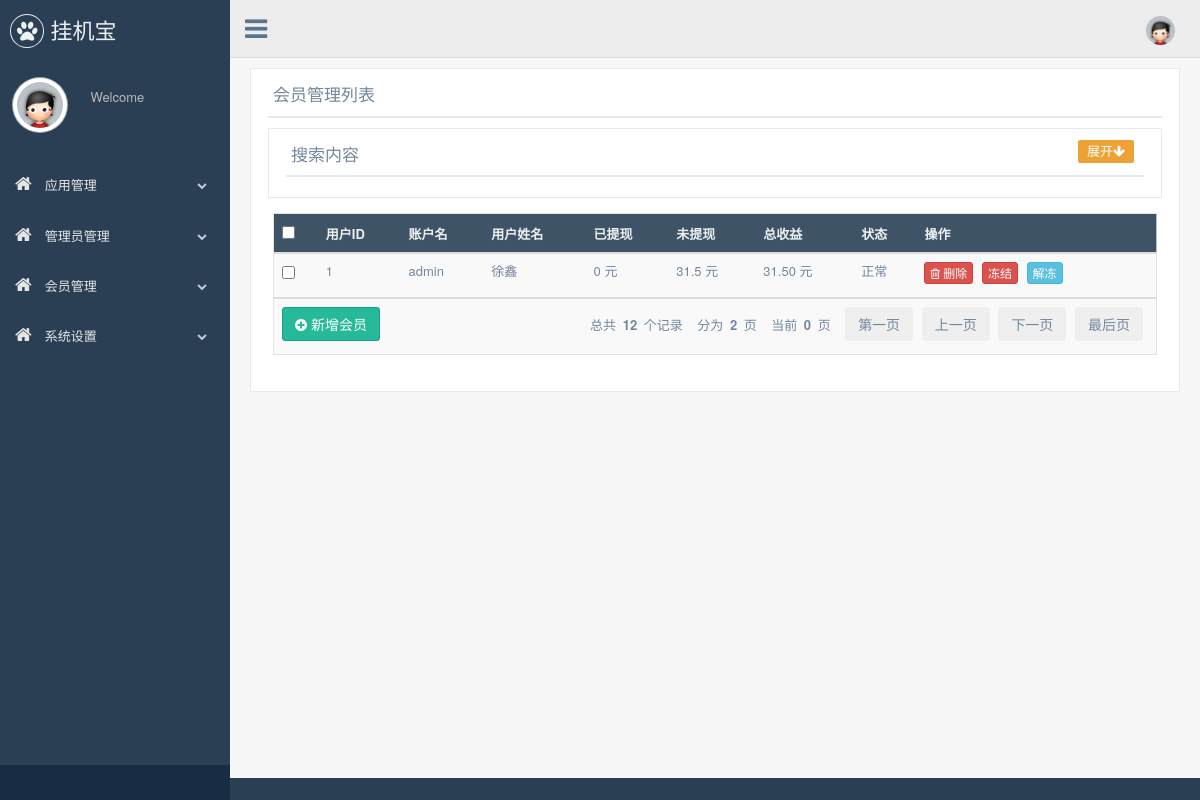
/back-end/memberlist1.php?mobile=admin, run on the app's committed database.
### tables this page shows
CREATE TABLE `users` (
  `id` int(6) NOT NULL AUTO_INCREMENT,
  `username` varchar(20) NOT NULL,
  `password` varchar(25) NOT NULL,
  `idcard` char(18) DEFAULT NULL,
  `alipayaccount` varchar(30) DEFAULT NULL,
  `alipayname` varchar(15) DEFAULT NULL,
  `bankaccount` char(19) DEFAULT NULL,
  `bankplace` varchar(25) DEFAULT NULL,
  `token` char(32) DEFAULT NULL,
  `state` int(1) NOT NULL DEFAULT '1',
  PRIMARY KEY (`id`)
);

### back-end/memberlist1.php (the view, shortened to what this page needs)
<!DOCTYPE html>
<html lang="en">
<head>
    <link href="bootstrap/css/bootstrap.min.css" rel="stylesheet">
    <link href="font-awesome/css/font-awesome.min.css" rel="stylesheet">
    <link href="new_admin/vendors/nprogress/nprogress.css" rel="stylesheet">
    <link href="new_admin/vendors/iCheck/green.css" rel="stylesheet">
    <link href="new_admin/builde/css/custom.min.css" rel="stylesheet">
</head>
<body class="nav-md">
    <div class="container body">
        <div class="main_container">
            <div class="col-md-3 left_col">
                <div class="left_col scroll-view">
                    <div class="navbar nav_title" style="border: 0;">
                        <a href="index.html" class="site_title"><i class="fa fa-paw"></i> <span>挂机宝</span></a>
                    </div>
                    <div class="profile clearfix">
                        <div class="profile_pic">
                            <img src="img/noavatar_middle.gif" alt="..." class="img-circle profile_img">
                        </div>
                        <div class="profile_info">
                            <span>Welcome </span>
                        </div>
                    </div>
                    <br />
                    <div id="sidebar-menu" class="main_menu_side hidden-print main_menu">
                        <div class="menu_section">
                            <ul class="nav side-menu">
                                <li><a><i class="fa fa-home"></i> 应用管理 <span class="fa fa-chevron-down"></span></a>
                                </li>
                                <li><a><i class="fa fa-home"></i> 管理员管理 <span class="fa fa-chevron-down"></span></a>
                                </li>
                                <li><a><i class="fa fa-home"></i> 会员管理 <span class="fa fa-chevron-down"></span></a>
                                </li>
                                <li><a><i class="fa fa-home"></i> 系统设置 <span class="fa fa-chevron-down"></span></a>
                                </li>
                            </ul>
                        </div>
                    </div>
                    <div class="sidebar-footer hidden-small">
                        <a data-toggle="tooltip" data-placement="top" title="Settings">
                            <span class="glyphicon glyphicon-cog" aria-hidden="true"></span>
                        </a>
                        <a data-toggle="tooltip" data-placement="top" title="FullScreen">
                            <span class="glyphicon glyphicon-fullscreen" aria-hidden="true"></span>
                        </a>
                        <a data-toggle="tooltip" data-placement="top" title="Lock">
                            <span class="glyphicon glyphicon-eye-close" aria-hidden="true"></span>
                        </a>
                        <a data-toggle="tooltip" data-placement="top" title="Logout" href="#" onclick="app.logout()">
                            <span class="glyphicon glyphicon-off" aria-hidden="true"></span>
                        </a>
                    </div>
                </div>
            </div>
            <div class="top_nav">
                <div class="nav_menu">
                    <nav>
                        <div class="nav toggle">
                            <a id="menu_toggle"><i class="fa fa-bars"></i></a>
                        </div>
                        <ul class="nav navbar-nav navbar-right">
                            <li class="">
                                <a href="javascript:;" class="user-profile dropdown-toggle" data-toggle="dropdown"
                                    aria-expanded="false">
                                    <img src="img/noavatar_middle.gif" alt=""><span id="usernamedis"> <span class=" fa fa-angle-down"></span>
                                </a>
                            </li>
                        </ul>
                    </nav>
                </div>
            </div>
            <div class="right_col" role="main">
                <div class="row">
                <div class="col-md-12 col-sm-12 col-xs-12">
                    <div class="x_panel">
                        <div class="x_title">
                            <h2>会员管理列表
                            </h2>
                            <div class="clearfix"></div>
                        </div>
                        <div class="x_panel" >
                            <div class="x_title">
                                <h2>搜索内容
                                </h2>
                                <span style="float: right;color: white" class="tags_new tag-warning" onclick="isHidden(this)">展开<i class="fa fa-arrow-down"></i>                                </span>
                                <div class="clearfix"></div>
                            </div>
                        </div>
                        <div class="x_content">
                            <div class="table-responsive" id="listDiv">
                                <table class="table table-striped jambo_table bulk_action">
                                    <thead>
                                    <tr class="headings">
                                        <th>
                                            <input type="checkbox" id="check-all" class="flat">
                                        </th>
                                        <th class="column-title">用户ID</th>
                                        <th class="column-title">账户名</th>
                                        <th class="column-title">用户姓名</th>
                                        <th class="column-title">已提现</th>
                                        <th class="column-title">未提现</th>
                                        <th class="column-title">总收益</th>
                                        <th class="column-title">状态</th>
                                        <th class="column-title">操作</th>
                                    </tr>
                                    </thead>
                                    <tbody>
                                    <?php
                                    include('../api/connect.php');
                                    $username=$_GET['mobile'];
                                    $name=$_GET['realname'];
                                    $page=($page-1)*10;
                                        $sql ="select count(*) c from users";
                                        $res = $mysqli->query($sql);
                                        $row= $res->fetch_assoc();
                                        $count=$row['c'];
                                        $sql = "select * from users where username='$username' or alipayname='$name'";
                                        $res = $mysqli->query($sql);
                                        while ($row= $res->fetch_assoc()) {
                                            $username=$row['username'];
                                            $sqltmp="select sum(price) price from commission_record where username='$username'";
                                            $restmp= $mysqli->query($sqltmp);
                                            $rowtmp=$restmp->fetch_assoc();
                                            $amount=$rowtmp['price'];
                                            $sqltmp="select sum(amount) amount from withdraw_record where username='$username' and state=1";
                                            $restmp= $mysqli->query($sqltmp);
                                            $rowtmp=$restmp->fetch_assoc();
                                            $withdrawed=$rowtmp['amount'];
                                            if(!$withdrawed){
                                                $withdrawed=0;
                                            }?>
                                    <tr class="even pointer">
                                            <td class="a-center ">
                                                <input type="checkbox" class="flat" name="table_records"
                                                       value="<?php echo $row['id'] ?>">
                                            </td>
                                            <td><?php echo $row['id'] ?></td>
                                            <td><?php echo $row['username'] ?></td>
                                            <td><?php echo $row['alipayname'] ?></td>
                                            <td><?php echo $withdrawed ?>                                                元                                            </td>
                                            <td><?php echo $amount-$withdrawed ?>                                                元                                            </td>
                                            <td><?php echo $amount ?>                                               元                                            </td>
                                            <td><?php if($row['state']=='1')
                                            echo "正常";
                                            else
                                            echo "被冻结" ?></td>
                                            <td>
                                                <a href="javaScript:;" data-id='<?php echo $row['id']?>'
                                                   onclick="deletem(this)" class="btn btn-danger btn-xs"><i
                                                        class="fa fa-trash-o"></i> 删除 </a>
                                                <a href="javaScript:;" data-id="<?php echo $row['id']?>"
                                                onclick="dongjie(this)" class="btn btn-danger btn-xs">
                                                冻结
                                                </a>
                                                <a href="javaScript:;" data-id="<?php echo $row['id']?>"
                                                onclick="jiedong(this)" class="btn btn-info btn-xs">
                                                解冻
                                                </a>
                                            </td>
                                        </tr>
                                        <?php
                                        }
                                        ?>
                                         </tbody>
                                    <tr>
                                        <td colspan="13">
                                            <a href='addmem.php'>
                                                <button type="button" class="btn btn-success"><i
                                                        class="fa fa-plus-circle"></i> 新增会员
                                                </button>
                                            </a>
                                            <div class="f-right"style="float: right" id="page_go_url" data-url="/Admin/members/memberList">
    总共<span style="font-weight:bold;margin:3px 3px 3px 3px;"> <?php echo $count ?> </span>个记录&nbsp;&nbsp;&nbsp;
    分为<span style="font-weight:bold;margin: 3px 3px 3px 3px;"> <?php echo (int)(($count-1)/10)+1 ?> </span>页&nbsp;&nbsp;&nbsp;
    当前<span style="font-weight:bold;margin: 3px 3px 3px 3px;"> <?php echo $page/10+1?> </span>页&nbsp;&nbsp;&nbsp;
    <button type="button" class="btn btn-white" onclick="gotoPageFirst();">第一页
    </button>
    <button type="button" class="btn btn-white" onclick="gotoPagePrev();">上一页
    </button>
    <button type="button" class="btn btn-white" onclick="gotoPageNext();">
        下一页
    </button>
    <button type="button" class="btn btn-white" onclick="gotoPageLast();">
        最后页
    </button>
</div>
                                        </td>
                                    </tr>
                                </table>
                            </div>
                        </div>
                    </div>
                </div>
            </div>
                <br />
            </div>
        </div>
    </div>
</body>
</html>

### back-end/memberlist1.php (style rules this page uses)
.tags_new { -webkit-border-radius:2px; display:block; float: left; padding: 5px 9px; margin-right: 5px; font-weight: 500; margin-bottom: 5px; font-family: Helvetica; line-height:1; color: white; }
.tag-warning { background: #eea236!important; }

### data on the page
users: id "1", username "admin", alipayname "徐鑫", withdrawed "0", withdrawed "31.5", amount "31.50", state "正常"

### other printed values
$count "12"
$page/10+1 "0"
